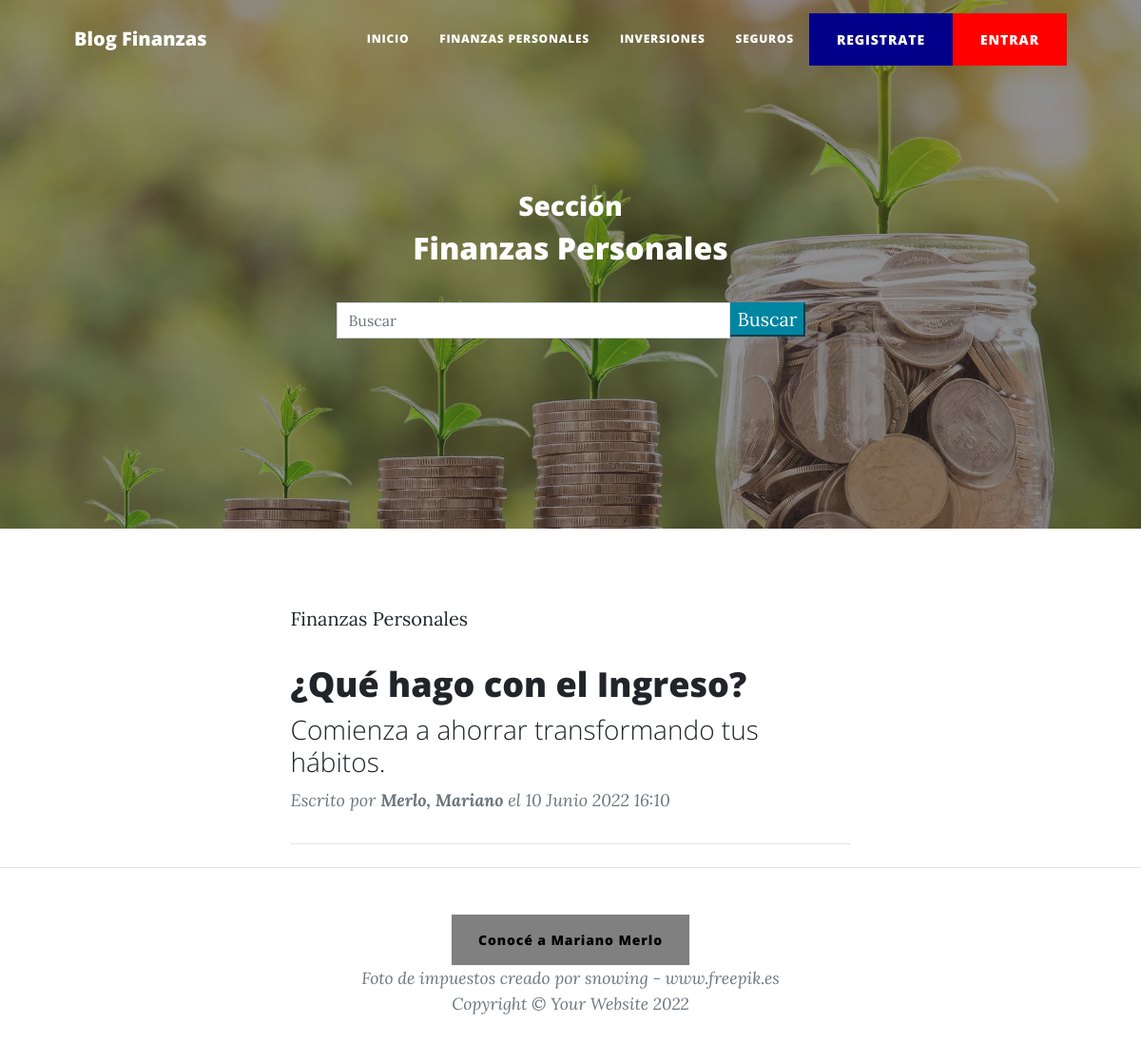
The app's page /AppBlog/finanzaspersonales/ with its own data.
### AppBlog/models.py (models this page shows, shortened)
class Post(models.Model):
    titulo = models.CharField('Título', max_length = 90, null = False, blank = False)
    slug = models.CharField('Slug', max_length = 100, null = False, blank = False)
    subtitulo = models.CharField('Subtítulo', max_length = 110, null = False, blank = False)
    cuerpo = RichTextField('Cuerpo', blank = False, null = False)
    imagen = models.URLField(max_length = 1100, null = False, blank = False)
    autor = models.ForeignKey(Autor, on_delete = models.CASCADE)
    categoria = models.ForeignKey(Categoria, on_delete = models.CASCADE)
    estado = models.BooleanField('Publicado/No Publicado', default = True)
    fecha_creacion = models.DateTimeField('Fecha de Creación', auto_now = False, auto_now_add = True)
    class Meta:
        verbose_name = 'Post'
        verbose_name_plural = 'Posts'

class Categoria(models.Model):
    nombre = models.CharField('Nombre de la Categoría', max_length = 100, null = False, blank = False)
    fecha_creacion = models.DateTimeField('Fecha de Creación', auto_now = False, auto_now_add = True)
    estado = models.BooleanField('Categoría Activa/No Activa', default = True)
    class Meta:
        verbose_name = 'Categoría'
        verbose_name_plural = 'Categorías'
    def __str__(self):
        return self.nombre

class Autor(models.Model):
    nombre = models.CharField('Nombre del Autor', max_length = 255, null = False, blank = False)
    apellido = models.CharField('Apellido del Autor', max_length = 255, null = False, blank = False)
    email = models.EmailField('Email', max_length = 255, null = False, blank = False)
    fecha_creacion = models.DateTimeField('Fecha de Creación', auto_now = False, auto_now_add = True)
    estado = models.BooleanField('Autor Activo/No Activo', default = True)
    class Meta:
        verbose_name = 'Autor'
        verbose_name_plural = 'Autores'
    def __str__(self):
        return self.apellido + ', ' + self.nombre

### AppBlog/views.py (the view)
# urls.py: path('finanzaspersonales/', finanzaspersonales, name = 'finanzaspersonales'),
def finanzaspersonales(request):
    queryset = request.GET.get("buscar")
    posts = Post.objects.filter(estado = True, categoria = Categoria.objects.get(nombre__iexact = 'Finanzas Personales'))
    if queryset:
        posts = Post.objects.filter(Q(titulo__icontains = queryset) | Q(subtitulo__icontains = queryset), estado = True, categoria = Categoria.objects.get(nombre__iexact = 'Finanzas Personales')).distinct()
    paginator = Paginator(posts, 3)
    page = request.GET.get('page')
    posts = paginator.get_page(page)
    return render(request, 'AppBlog/finanzaspersonales.html', {'posts': posts})

### AppBlog/templates/AppBlog/finanzaspersonales.html
{% extends 'AppBlog/padre.html' %}
{% load static %}
{% block título %}
<h3>Sección</h3>
<h2>Finanzas Personales</h2>
{% endblock %}
{% block imagen %}
{% static 'AppBlog/assets/img/finanzaspersonales-bg.jpg' %}
{% endblock %}

### AppBlog/templates/AppBlog/padre.html (shortened to what this page needs)
<!DOCTYPE html>
<html lang="en">
    <head>
        {% load static %}
        <link href="{% static 'AppBlog/css/styles.css' %}" rel="stylesheet" />
    </head>
    <body>
        <nav class="navbar navbar-expand-lg navbar-light" id="mainNav">
            <div class="container px-4 px-lg-5">
                <a class="navbar-brand" href="{% url 'inicio' %}">Blog Finanzas</a>
                <div class="collapse navbar-collapse" id="navbarResponsive">
                    <ul class="navbar-nav ms-auto py-4 py-lg-0">
                        <li class="nav-item"><a class="nav-link px-lg-3 py-3 py-lg-4" href="{% url 'inicio' %}">Inicio</a></li>
                        <li class="nav-item"><a class="nav-link px-lg-3 py-3 py-lg-4" href="{% url 'finanzaspersonales' %}">Finanzas Personales</a></li>
                        <li class="nav-item"><a class="nav-link px-lg-3 py-3 py-lg-4" href="{% url 'inversiones' %}">Inversiones</a></li>
                        <li class="nav-item"><a class="nav-link px-lg-3 py-3 py-lg-4" href="{% url 'seguros' %}">Seguros</a></li>
                        <div class="collapse navbar-collapse" id="navbarResponsive">
                            <ul class="navbar-nav ms-auto py-4 py-lg-0">
                                {% if not request.user.is_register %}
                                <li class="nav-item"><a class="btn btn-primary" style="background-color: darkblue; border-color: darkblue" href="{% url 'registro' %}">REGISTRATE</a></li>
                                {% endif %}
                                {% if not request.user.is_authenticated %}
                                <li class="nav-item"><a class="btn btn-primary" style="background-color: red; border-color: red" href="{% url 'login' %}">ENTRAR</a></li>
                                {% else %}
                                <li class="nav-item"><p>Hola {{user}}</p></li>
                                <li class="nav-item"><a class="btn" href="{% url 'detallePerfil' %}">Ver Perfil</a></li>
                                <li class="nav-item"><a class="btn btn-primary" href="{% url 'logout' %}">SALIR</a></li>
                                {% endif %}
                            </ul>
                        </div>
                    </ul>
                </div>
            </div>
        </nav>
        <header class="masthead" style="background-image: url({% block imagen %} {% static 'AppBlog/assets/img/home-bg.jpg' %} {% endblock %})">
            <div class="container position-relative px-4 px-lg-5">
                <div class="row gx-4 gx-lg-5 justify-content-center">
                    <div class="col-md-10 col-lg-8 col-xl-7">
                        <div class="site-heading">
                            {% block título %}
                            {% endblock %}
                            <br>
                            {% block busqueda %}
                            <div class="container">
                                <div class="row">
                                    <div class="col-md-12 search">
                                        <form method="get">
                                            <div id="custom-search-input">
                                                <div class="input-group col-md-12">
                                                    <input type="text" class="form-control" placeholder="Buscar" name="buscar" value="{{ request.GET.buscar }}">
                                                    <span class="input-group-list">
                                                        <button type="submit" class="boton btn-primary">Buscar</button>
                                                    </span>
                                                </div>
                                            </div>
                                        </form>
                                    </div>
                                </div>
                            </div>
                            {% endblock %}
                        </div>
                    </div>
                </div>
            </div>
        </header>
        <div class="container px-4 px-lg-5">
            <div class="row gx-4 gx-lg-5 justify-content-center">
                <div class="col-md-10 col-lg-8 col-xl-7">
                    {% block post %}
                    {% if posts %}
                    {% for post in posts %}
                        <div class="post-preview">
                            <a href="{% url 'detallePost' post.slug %}">
                                <p class="post-meta">
                                    {{ post.categoria }}
                                </p>
                                <h2 class="post-title">
                                    {{ post.titulo }}
                                </h2>
                                <h3 class="post-subtitle">
                                    {{ post.subtitulo }}
                                </h3>
                            </a>
                            <p class="post-meta">
                                Escrito por
                                <strong>{{ post.autor }}</strong>
                                el {{ post.fecha_creacion }}
                            </p>
                        </div>
                        <hr class="my-4" />
                    {% endfor %}
                    {% else %}
                    <h1>No hay posts publicados</h1>
                    {% endif %}
                    {% endblock %}
                </div>
            </div>
        </div>
        <footer class="border-top">
            <div class="container px-4 px-lg-5">
                <div class="row gx-4 gx-lg-5 justify-content-center">
                    <div class="col-md-10 col-lg-8 col-xl-7">
                        <div class="text-center text-muted">
                            <a class="btn btn-primary" style="background-color: gray ; border-color: whitesmoke; color: black;" href="{% url 'aboutme' %}">Conocé a Mariano Merlo</a>
                        </div>
                        <div class="small text-center text-muted fst-italic" href='https://www.freepik.es/fotos/impuestos'>Foto de impuestos creado por snowing - www.freepik.es</div>
                        <div class="small text-center text-muted fst-italic">Copyright &copy; Your Website 2022</div>
                    </div>
                </div>
            </div>
        </footer>
    </body>
</html>

### records on screen
Post: categoria "Finanzas Personales", titulo "¿Qué hago con el Ingreso?", subtitulo "Comienza a ahorrar transformando tus hábitos.", autor "Merlo, Mariano", fecha_creacion "10 Junio 2022 16:10"
